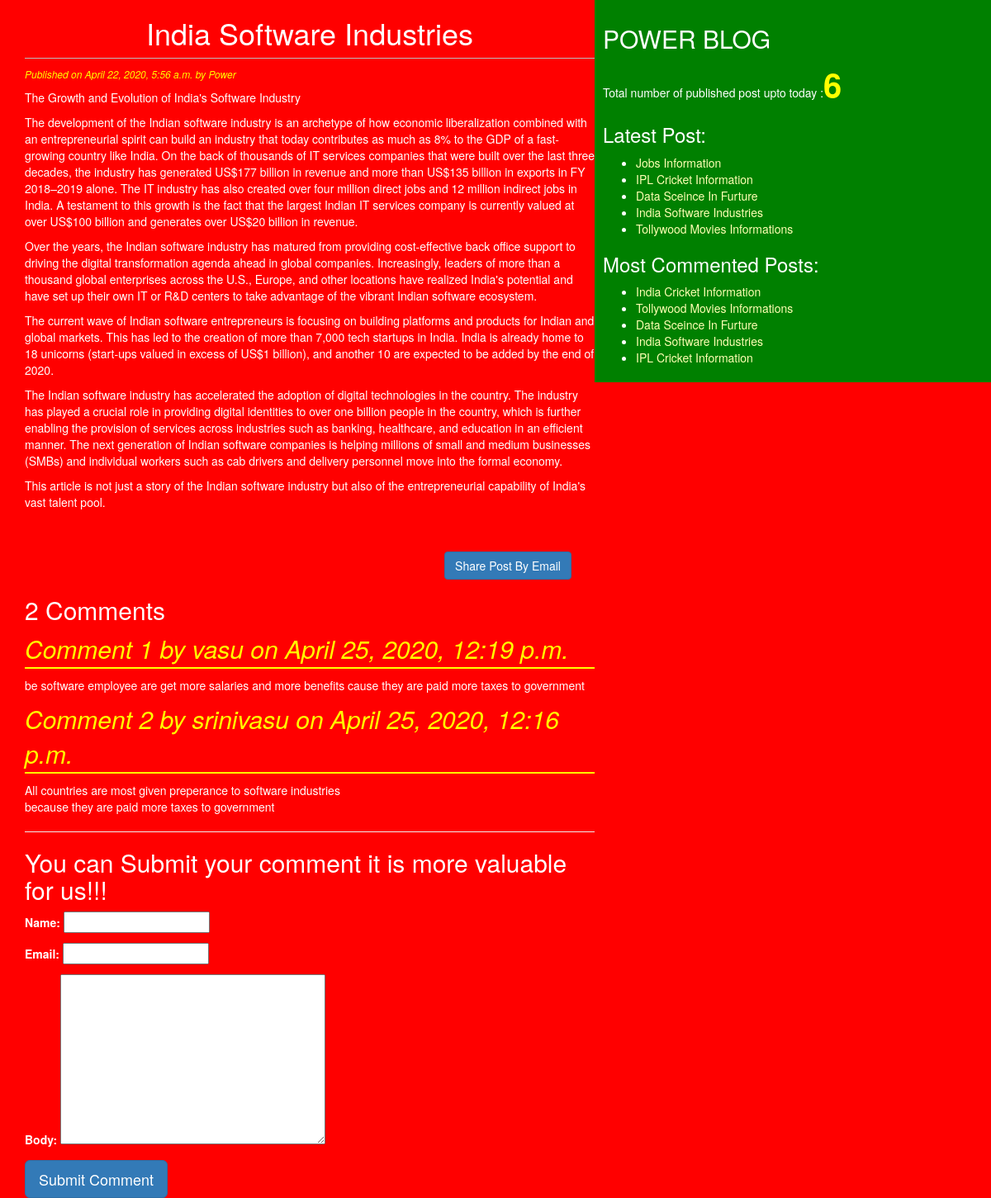
Page /2020/04/22/india-software-industries/ on the committed database.
### blog/models.py (models this page shows, shortened)
class Post(models.Model):
    STATUS_CHOICES=(('draft','Draft'),('published','Published'))
    title=models.CharField(max_length=264)
    slug=models.SlugField(max_length=264,unique_for_date='publish')
    author=models.ForeignKey(User,related_name='blog_posts',on_delete=models.CASCADE)
    body=models.TextField()
    publish=models.DateTimeField(default=timezone.now)
    created=models.DateTimeField(auto_now_add=True)
    updated=models.DateTimeField(auto_now=True)
    status=models.CharField(max_length=10,choices=STATUS_CHOICES,default='draft')
    objects=CustomManager()
    tags=TaggableManager()
    class Meta:
        ordering=('-publish',)
    def get_absolute_url(self):
        return reverse('post_detail',args=[self.publish.year,self.publish.strftime('%m'),self.publish.strftime('%d'),self.slug])

class Comment(models.Model):
    post=models.ForeignKey(Post,related_name='comments',on_delete=models.CASCADE)
    name=models.CharField(max_length=40)
    email=models.EmailField()
    body=models.TextField()
    created=models.DateTimeField(auto_now_add=True)
    updated=models.DateTimeField(auto_now=True)
    active=models.BooleanField(default=True)
    class Meta:
        ordering=('-created',)

### blog/views.py (the view)
# urls.py: re_path(r'^(?P<year>\d{4})/(?P<month>\d{2})/(?P<day>\d{2})/(?P<post>[-\w]+)/$',views.post_detail_view,name='post_detail'),
def post_detail_view(request,post,year,month,day):
    post=get_object_or_404(Post,slug=post,status='published',publish__year=year,publish__month=month,publish__day=day)
    comments=post.comments.filter(active=True)
    csubmit=False
    if request.method=='POST':
        form=CommentForm(request.POST)
        if form.is_valid():
            new_comment=form.save(commit=False)
            new_comment.post=post
            new_comment.save()
            csubmit=True
    else:
        form=CommentForm()
    return render(request,'blog/post_detail.html',{'post':post,'form':form,'csubmit':csubmit,'comments':comments})

### blog/forms.py
class CommentForm(forms.ModelForm):
    class Meta:
        model=Comment
        fields=('name','email','body')

### blog/models.py (called while the page is built)
    def get_queryset(self):
        return super().get_queryset().filter(status='published')

### blog/templatetags/blog_tags.py (called while the page is built)
@register.simple_tag
def total_posts():
    return Post.objects.count()

@register.inclusion_tag('blog/latest_posts123.html')
def show_latest_posts(count=5):
    latest_posts=Post.objects.order_by('-publish')[:count]
    return {'latest_posts':latest_posts}

@register.simple_tag
def get_most_commented_posts(count=5):
    return Post.objects.annotate(total_comments=Count('comments')).order_by('-total_comments')[:count]

### templates/blog/post_detail.html (shortened to what this page needs)
<!DOCTYPE html>
{%extends 'blog/base.html'%}
    {%block content%}
      <h1>{{post.title}}</h1>
        <p id='date'>Published on {{post.publish}} by {{post.author|title}}</p>
        {{post.body|linebreaks}}<br><br>
        <div class="container" align='center'>
          <a href="/{{post.id}}/share" class="btn btn_lg btn-primary">Share Post By Email</a>
        </div>
        {% with comments.count as comments_count%}
        <h2>{{comments_count}} Comment{{comments_count|pluralize}}</h2>
        {%endwith%}
        {%if comments%}
         {%for comment in comments%}
           <p id='ch'> Comment {{forloop.counter}} by {{comment.name}} on {{comment.created}}</p>
           <div class="cb">{{comment.body|linebreaks}}</div>
           {%endfor%}
           <hr>
           {%else%}
             <p>There are no Comments yet!!!</p>
          {%endif%}
          {%if csubmit%}
          <h2>Your Comment added Successfully</h2>
          {%else%}
          <h2>You can Submit your comment it is more valuable for us!!!</h2>
            <form method="post">
              {{form.as_p}}
                <input type="Submit" class="btn btn-lg btn-primary" value="Submit Comment">
              </form>
            {%endif%}
    {%endblock%}

### templates/blog/base.html (shortened to what this page needs)
<!DOCTYPE html>
{%load blog_tags%}
{%load staticfiles %}
<html lang="en" dir="ltr">
  <head>
    <link rel="stylesheet" href="https://stackpath.bootstrapcdn.com/bootstrap/3.4.1/css/bootstrap.min.css"
>
    <link rel="stylesheet" href="{% static "css/blog.css"%}">
      </head>
  <body>
    <div class="content">
      {%block content%}{%endblock%}
    </div>
    <div class='sidebar'>
      <h2>POWER BLOG</h2>
      <p>Total number of published post upto today :<span id='pcount'>{% total_posts%}</span></p>
      <h3>Latest Post:</h3>{%show_latest_posts%}
      <h3>Most Commented Posts:</h3>
      {%get_most_commented_posts as most_commented_posts%}
      <ul>
        {%for post in most_commented_posts%}
        <li><a href="{{post.get_absolute_url}}">{{post.title}}</a></li>
        {%endfor%}
      </ul>
      </div>
  </body>
</html>

### templates/blog/latest_posts123.html
<ul>
  {%for post in latest_posts%}
  <li><a href="{{post.get_absolute_url}}">{{post.title}}</a></li>
  {%endfor%}
</ul>

### static/css/blog.css (style rules this page uses)
.content { width:60%; float:left; padding:0 0 0 30px; background: red; height:100%; }
.sidebar { width:40%; float:right; padding:10px; background:green; height:100%; }
h1 { text-align: center; border-bottom: 1px solid #bbb; padding-bottom:10px; }
body { color: white; background: red; }
#date { color: yellow; font-size: 12px; font-style: italic; }
a { color:#ffffb3; }
#ch { color: yellow; font-size: 30px; font-style: italic; border-bottom:2px solid yellow; }
#pcount { font-size: 40px; color: yellow; font-weight: bold; }
textarea { color: black; }

### rows in the picture
Post: title "India Software Industries", publish "April 22, 2020, 5:56 a.m.", author "Power", body "The Growth and Evolution of India's Software Industry The development of the Indian software industry is an archetype of how economic liberalization combined with an entrepreneurial spirit can build an industry that today contributes as much as 8% to the GDP of a fast-growing country like India. On the back of thousands of IT services companies that were built over the last three decades, the industry has generated US$177 billion in revenue and more than US$135 billion in exports in FY 2018–2019 alone. The IT industry has also created over four million direct jobs and 12 million indirect jobs in India. A testament to this growth is the fact that the largest Indian IT services company is…"
Comment: name "vasu", created "April 25, 2020, 12:19 p.m.", body "be software employee are get more salaries and more benefits cause they are paid more taxes to government"
Comment: name "srinivasu", created "April 25, 2020, 12:16 p.m.", body "All countries are most given preperance to software industries because they are paid more taxes to government"
Post: title "Jobs Information"
Post: title "IPL Cricket Information"
Post: title "Data Sceince In Furture"
Post: title "Tollywood Movies Informations"
Post: title "India Cricket Information"

### other values in the picture
{{ comments_count }} "2"
